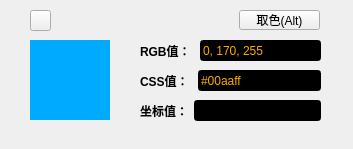
<?xml version="1.0" encoding="UTF-8"?>
<ui version="4.0">
 <class>Form</class>
 <widget class="QWidget" name="Form">
  <property name="enabled">
   <bool>true</bool>
  </property>
  <property name="geometry">
   <rect>
    <x>0</x>
    <y>0</y>
    <width>353</width>
    <height>149</height>
   </rect>
  </property>
  <property name="mouseTracking">
   <bool>false</bool>
  </property>
  <property name="focusPolicy">
   <enum>Qt::WheelFocus</enum>
  </property>
  <property name="windowTitle">
   <string>Form</string>
  </property>
  <widget class="QLabel" name="colorShow">
   <property name="geometry">
    <rect>
     <x>30</x>
     <y>40</y>
     <width>80</width>
     <height>80</height>
    </rect>
   </property>
   <property name="styleSheet">
    <string notr="true">background-color: rgb(0, 170, 255);</string>
   </property>
   <property name="text">
    <string/>
   </property>
  </widget>
  <widget class="QWidget" name="layoutWidget">
   <property name="geometry">
    <rect>
     <x>140</x>
     <y>70</y>
     <width>181</width>
     <height>21</height>
    </rect>
   </property>
   <layout class="QHBoxLayout" name="horizontalLayout_2">
    <item>
     <widget class="QLabel" name="cssText">
      <property name="font">
       <font>
        <weight>75</weight>
        <bold>true</bold>
       </font>
      </property>
      <property name="text">
       <string>CSS值： </string>
      </property>
     </widget>
    </item>
    <item>
     <widget class="QLineEdit" name="cssValue">
      <property name="focusPolicy">
       <enum>Qt::NoFocus</enum>
      </property>
      <property name="styleSheet">
       <string notr="true">background-color: rgb(0, 0, 0);
color: rgb(255, 170, 0);</string>
      </property>
      <property name="text">
       <string>#00aaff</string>
      </property>
     </widget>
    </item>
   </layout>
  </widget>
  <widget class="QWidget" name="layoutWidget_2">
   <property name="geometry">
    <rect>
     <x>140</x>
     <y>100</y>
     <width>181</width>
     <height>21</height>
    </rect>
   </property>
   <layout class="QHBoxLayout" name="horizontalLayout_3">
    <item>
     <widget class="QLabel" name="posText">
      <property name="font">
       <font>
        <weight>75</weight>
        <bold>true</bold>
       </font>
      </property>
      <property name="text">
       <string>坐标值：</string>
      </property>
     </widget>
    </item>
    <item>
     <widget class="QLineEdit" name="posValue">
      <property name="focusPolicy">
       <enum>Qt::NoFocus</enum>
      </property>
      <property name="styleSheet">
       <string notr="true">background-color: rgb(0, 0, 0);
color: rgb(255, 170, 0);</string>
      </property>
      <property name="text">
       <string/>
      </property>
     </widget>
    </item>
   </layout>
  </widget>
  <widget class="QPushButton" name="colorSelectPanel">
   <property name="geometry">
    <rect>
     <x>30</x>
     <y>10</y>
     <width>21</width>
     <height>21</height>
    </rect>
   </property>
   <property name="text">
    <string/>
   </property>
  </widget>
  <widget class="QPushButton" name="get_color_btn">
   <property name="geometry">
    <rect>
     <x>239</x>
     <y>10</y>
     <width>81</width>
     <height>20</height>
    </rect>
   </property>
   <property name="text">
    <string>取色(Alt)</string>
   </property>
  </widget>
  <widget class="QWidget" name="layoutWidget">
   <property name="geometry">
    <rect>
     <x>140</x>
     <y>40</y>
     <width>181</width>
     <height>21</height>
    </rect>
   </property>
   <layout class="QHBoxLayout" name="horizontalLayout">
    <item>
     <widget class="QLabel" name="rgbText">
      <property name="font">
       <font>
        <weight>75</weight>
        <bold>true</bold>
       </font>
      </property>
      <property name="text">
       <string>RGB值： </string>
      </property>
     </widget>
    </item>
    <item>
     <widget class="QLineEdit" name="rgbValue">
      <property name="focusPolicy">
       <enum>Qt::NoFocus</enum>
      </property>
      <property name="styleSheet">
       <string notr="true">background-color: rgb(0, 0, 0);
color: rgb(255, 170, 0);</string>
      </property>
      <property name="text">
       <string>0, 170, 255</string>
      </property>
     </widget>
    </item>
   </layout>
  </widget>
 </widget>
 <resources/>
 <connections>
  <connection>
   <sender>colorSelectPanel</sender>
   <signal>clicked()</signal>
   <receiver>Form</receiver>
   <slot>openColorPanel()</slot>
   <hints>
    <hint type="sourcelabel">
     <x>45</x>
     <y>21</y>
    </hint>
    <hint type="destinationlabel">
     <x>80</x>
     <y>19</y>
    </hint>
   </hints>
  </connection>
  <connection>
   <sender>get_color_btn</sender>
   <signal>clicked()</signal>
   <receiver>Form</receiver>
   <slot>changeMouseStyle()</slot>
   <hints>
    <hint type="sourcelabel">
     <x>289</x>
     <y>18</y>
    </hint>
    <hint type="destinationlabel">
     <x>252</x>
     <y>15</y>
    </hint>
   </hints>
  </connection>
 </connections>
 <slots>
  <slot>openColorPanel()</slot>
  <slot>changeMouseStyle()</slot>
 </slots>
</ui>
